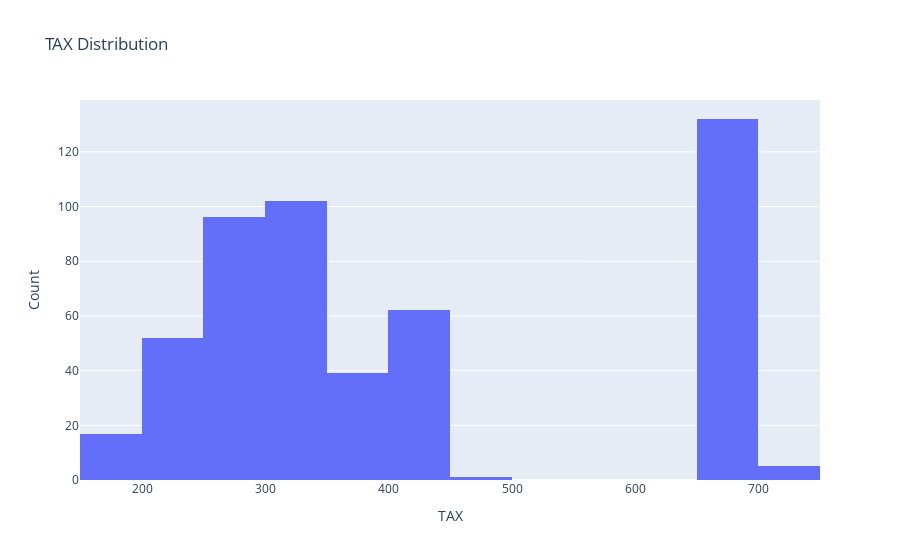

Notebook code cell kept with this figure:
### Code cell
fig = go.Figure(data=[go.Histogram(x=df['TAX'] )])

fig.update_layout(
    title_text='TAX Distribution', # title of plot
    xaxis_title_text='TAX', # xaxis label
    yaxis_title_text='Count' # yaxis label
)

fig.show(renderer=renderer_type)

### Figure 1 — Plotly figure (JSON) as saved in the notebook; plotly's stock layout.template omitted (floating-point values rounded to 4 significant figures; data arrays with more than 128 entries replaced by an {"elided": "..."} marker saying what was removed)
{"data": [{"type": "histogram", "x": {"elided": "506 int values"}}], "layout": {"title": {"text": "TAX Distribution"}, "xaxis": {"title": {"text": "TAX"}}, "yaxis": {"title": {"text": "Count"}}}}
